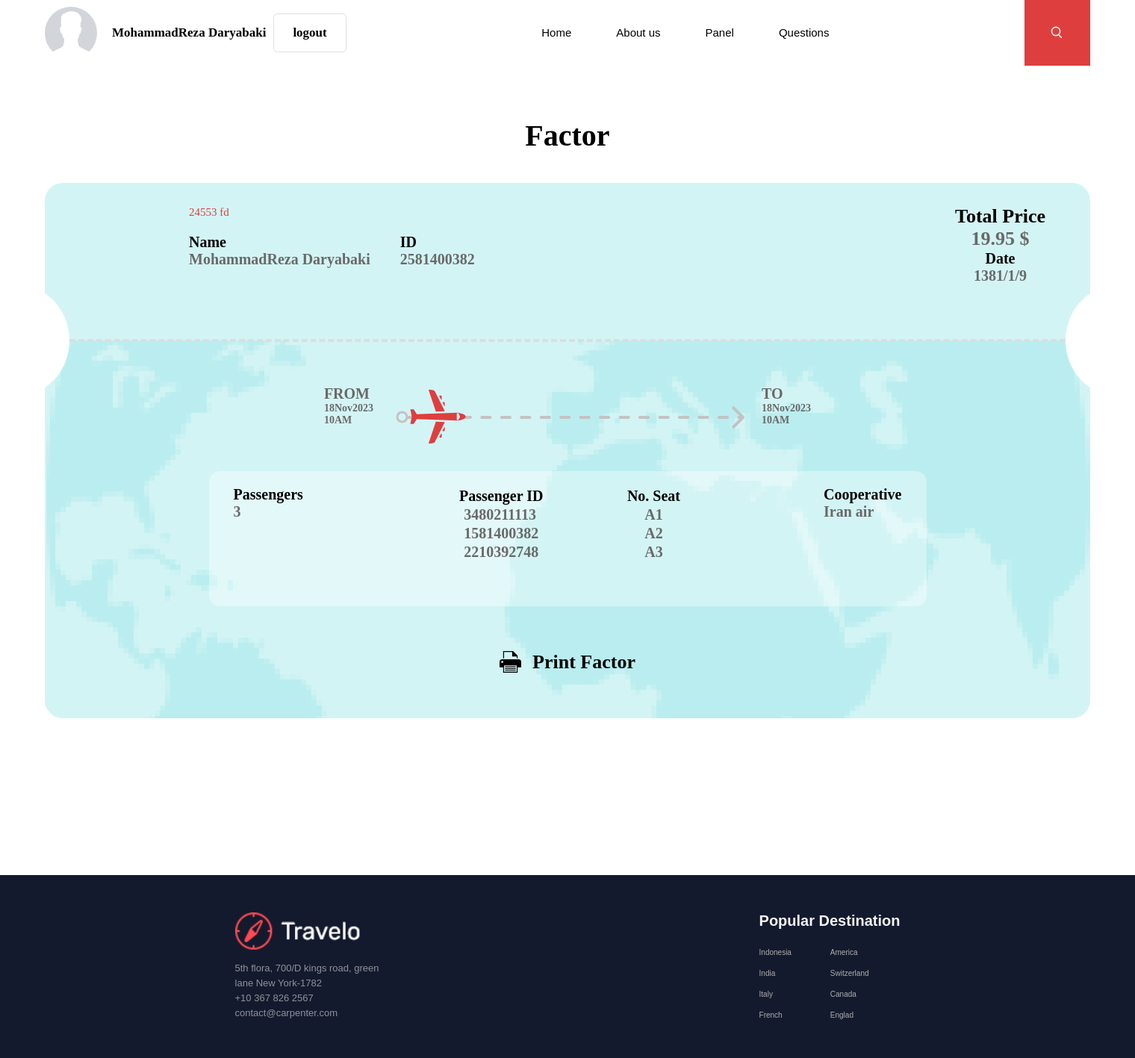
Before: /factor (signed in) with the older database file.
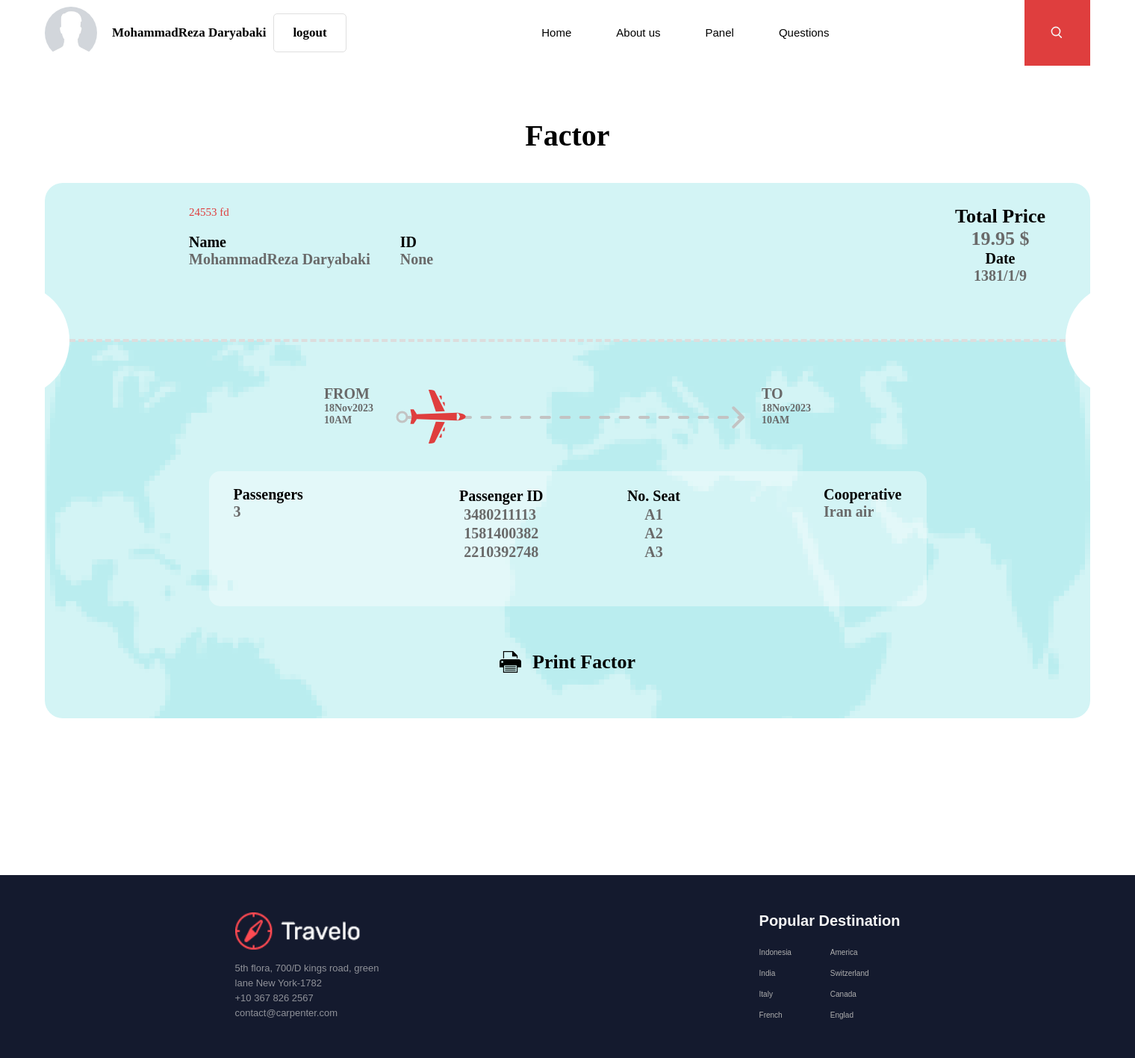
After: the same page with the newer database file.
### accounts/models.py (models this page shows, shortened)
class User(AbstractUser):
    profile_pic = models.ImageField(upload_to='user_pic', default='user_pic/nobody-face.jpg', blank=True, null=True)
    first_name = models.CharField(max_length=30, default='new ')
    last_name = models.CharField(max_length=30, default='user')
    phone = models.CharField(max_length=30, null=True)
    national_code = models.CharField(max_length=10, null=True)
    class Meta:
        verbose_name_plural = "Users"

### website/views.py (the view)
# urls.py: path('factor', factor_view, name="factor"),
def factor_view(request):
    return render(request, 'factor.html')

### website/templatetags/website_tags.py (called while the page is built)
@register.filter(name='split_dash')
def split_dash(value):
    return str(value).split('-')[0].strip().capitalize()

### templates/factor.html (shortened to what this page needs)
{% extends "base.html" %}
{% load static %}
{% load website_tags %}
{% block define_style %}
<link rel="stylesheet" href="{% static 'factor-style/css/factor.css' %}">
<link rel="stylesheet" href="{% static 'factor-style/css/media-queries.css' %}">
{% endblock %}
{% block content %}
<div class="factor">
    <h1 class="factor-head-text">Factor</h1>
    <div class="factor-box">
        <div class="header-factor">
            <div class="img-box">
                <img class="factor-header-img" src="{{dest.img.url}}" alt="">
                <div class="factor-header-text">
                    <span>24553 fd</span>
                    <div class="parent-details">
                        <div class="parent-name">
                            <h6>Name</h6>
                            <p>{{request.user.first_name}} {{request.user.last_name}}</p>
                        </div>
                        <div class="parent-id">
                            <h6>ID</h6>
                            <p>{{request.user.national_code}}</p>
                        </div>
                    </div>
                </div>
            </div>
            <div class="factor-header-price-date">
                <div class="price-d">
                    <h4>Total Price</h4>
                    <p>19.95 $</p>
                </div>
                <div class="p-date">
                    <h4>Date</h4>
                    <p>1381/1/9</p>
                </div>
            </div>
        </div>
        <div class="between-header-body">
            <div class="white-circle-left"></div>
            <div class="dotted-line"></div>
            <div class="white-circle-right"></div>
        </div>
        <div class="factor-body">
            <div class="vehicle-transport">
                <section class="origin-place">
                    <p class="place-txt">FROM</p>
                    <p class="origin-date">18Nov2023</p>
                    <p class="origin-time">10AM</p>
                </section>
                <div class="vehicle-line">
                </div>
                <section class="destination-place">
                    <p class="place-txt">TO</p>
                    <p class="origin-date">18Nov2023</p>
                    <p class="origin-time">10AM</p>
                </section>
            </div>
            <div class="passengers-info">
                <div class="passengers">
                    <h3>Passengers</h3>
                    <p>3</p>
                </div>
                <table class="passenger-table">
                    <tr>
                        <th>Passenger ID</th>
                        <th>No. Seat</th>
                    </tr>
                    <tr>
                        <td>3480211113</td>
                        <td>A1</td>
                    </tr>
                    <tr>
                        <td>1581400382</td>
                        <td>A2</td>
                    </tr>
                    <tr>
                        <td>2210392748</td>
                        <td>A3</td>
                    </tr>
                </table>
                <div class="cooperative">
                    <h3>Cooperative</h3>
                    <p>Iran air</p>
                </div>
            </div>
            <button class="print-factor">
                <p>Print Factor</p>
            </button>
        </div>
    </div>
</div>
{% endblock %}

### templates/base.html (shortened to what this page needs)
{% load static %}
<!DOCTYPE html>
<html lang="en">
<head>
    {% block define_style %}
    {% endblock %}
    <link rel="stylesheet" href="{% static 'base-style/css/style.css' %}">
    <link rel="stylesheet" href="{% static 'base-style/css/media-queries.css' %}">
</head>
<body spellcheck="false">
    <div class="flex-con">
        <div class="header">
            <div class="sign-log">
                {% if request.user.is_authenticated %}
                <img src="{{request.user.profile_pic.url}}" class="header-img-user" alt="" >
                <p class="logged" href="{% url 'accounts:signup' %}">
                    {{request.user.first_name}} {{request.user.last_name}}
                </p>
                <a class="header-btn logout-btn" href="{% url 'accounts:logout' %}">
                    logout
                </a>
                {% endif %}
            </div>
            <ul class="menu">
                <li class="menu-item"><a class="menu-btn" href="{% url 'website:home' %}">Home</a></li>
                <li class="menu-item"><a class="menu-btn" href="{% url 'website:about' %}">About us</a></li>
                <li class="menu-item"><a class="menu-btn" href="{% url 'website:panel' %}">Panel</a></li>
                <li class="menu-item"><a class="menu-btn" href="{% url 'website:questions' %}">Questions</a></li>
            </ul>
            <div class="header-logo">
                <div class="search-logo">
                    <i class="gg-search"></i>
                </div>
            </div>
        </div>
        {% block content %}
        {% endblock %}
        <div class="background-footer">
            <div class="footer">
                <div class="footer-logo-text">
                    <img class="footer-logo" src="{% static 'base-style/img/footer_logo.png' %}" alt="">
                    <div class="footer-text">
                        <p>5th flora, 700/D kings road, green</p>
                        <p>lane New York-1782</p>
                        <p>+10 367 826 2567</p>
                        <p>contact@carpenter.com</p>
                    </div>
                </div>
                <div class="footer-content">
                    <h2 class="footer-title">Popular Destination</h2>
                    <ul class="footer-list">
                        <li><a class="footer-item" href="">Indonesia</a></li>
                        <li><a class="footer-item" href="">America</a></li>
                        <li><a class="footer-item" href="">India</a></li>
                        <li><a class="footer-item" href="">Switzerland</a></li>
                        <li><a class="footer-item" href="">Italy</a></li>
                        <li><a class="footer-item" href="">Canada</a></li>
                        <li><a class="footer-item" href="">French</a></li>
                        <li><a class="footer-item" href="">Englad</a></li>
                    </ul>
                </div>
            </div>
        </div>
    </div>
</body>
</html>

Changed rows visible on the page:
changed User "MohammadReza": user.national_code "2581400382" → "None"
